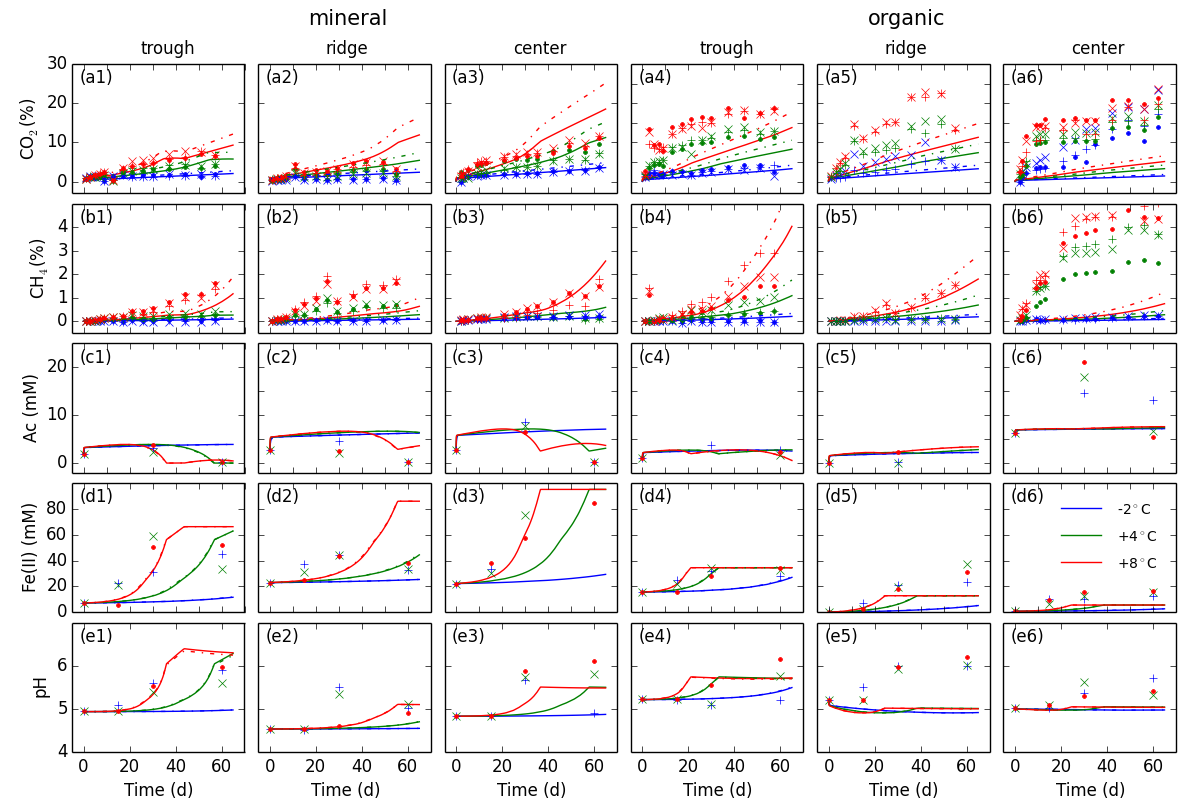

Write Python code to recreate this figure.
from pylab import *

center = loadtxt('../data/lcp_center.txt')
trough = loadtxt('../data/lcp_trough.txt')
ridge  = loadtxt('../data/lcp_ridge.txt')

co2  = np.loadtxt('../simulations/base/co2.txt', skiprows=2)
co4  = np.loadtxt('../simulations/base/co4.txt', skiprows=2)
co8  = np.loadtxt('../simulations/base/co8.txt', skiprows=2)
cm2  = np.loadtxt('../simulations/base/cm2.txt', skiprows=2)
cm4  = np.loadtxt('../simulations/base/cm4.txt', skiprows=2)
cm8  = np.loadtxt('../simulations/base/cm8.txt', skiprows=2)
ro2  = np.loadtxt('../simulations/base/ro2.txt', skiprows=2)
ro4  = np.loadtxt('../simulations/base/ro4.txt', skiprows=2)
ro8  = np.loadtxt('../simulations/base/ro8.txt', skiprows=2)
rm2  = np.loadtxt('../simulations/base/rm2.txt', skiprows=2)
rm4  = np.loadtxt('../simulations/base/rm4.txt', skiprows=2)
rm8  = np.loadtxt('../simulations/base/rm8.txt', skiprows=2)
to2  = np.loadtxt('../simulations/base/to2.txt', skiprows=2)
to4  = np.loadtxt('../simulations/base/to4.txt', skiprows=2)
to8  = np.loadtxt('../simulations/base/to8.txt', skiprows=2)
tm2  = np.loadtxt('../simulations/base/tm2.txt', skiprows=2)
tm4  = np.loadtxt('../simulations/base/tm4.txt', skiprows=2)
tm8  = np.loadtxt('../simulations/base/tm8.txt', skiprows=2)

coa  = np.loadtxt('../simulations/base1/co2.txt', skiprows=2)
cob  = np.loadtxt('../simulations/base1/co4.txt', skiprows=2)
coc  = np.loadtxt('../simulations/base1/co8.txt', skiprows=2)
cma  = np.loadtxt('../simulations/base1/cm2.txt', skiprows=2)
cmb  = np.loadtxt('../simulations/base1/cm4.txt', skiprows=2)
cmc  = np.loadtxt('../simulations/base1/cm8.txt', skiprows=2)
roa  = np.loadtxt('../simulations/base1/ro2.txt', skiprows=2)
rob  = np.loadtxt('../simulations/base1/ro4.txt', skiprows=2)
roc  = np.loadtxt('../simulations/base1/ro8.txt', skiprows=2)
rma  = np.loadtxt('../simulations/base1/rm2.txt', skiprows=2)
rmb  = np.loadtxt('../simulations/base1/rm4.txt', skiprows=2)
rmc  = np.loadtxt('../simulations/base1/rm8.txt', skiprows=2)
toa  = np.loadtxt('../simulations/base1/to2.txt', skiprows=2)
tob  = np.loadtxt('../simulations/base1/to4.txt', skiprows=2)
toc  = np.loadtxt('../simulations/base1/to8.txt', skiprows=2)
tma  = np.loadtxt('../simulations/base1/tm2.txt', skiprows=2)
tmb  = np.loadtxt('../simulations/base1/tm4.txt', skiprows=2)
tmc  = np.loadtxt('../simulations/base1/tm8.txt', skiprows=2)

lx = 0.05
ly = 0.85

fig = figure()
subplots_adjust(left=0.07, hspace=0.08, right=0.95, wspace=0.08)

index = 3
ax1=subplot(5, 6, 1);
ax1.plot(tm2[:, 0], tm2[:, index], 'b-', tm4[:, 0], tm4[:, index], 'g-', tm8[:, 0], tm8[:, index], 'r-', \
         trough[:, 0], trough[:, 10], 'b+', trough[:, 0], trough[:, 11], 'bx', trough[:, 0], trough[:, 12], 'b.', \
         trough[:, 0], trough[:, 13], 'g+', trough[:, 0], trough[:, 14], 'gx', trough[:, 0], trough[:, 15], 'g.', \
         trough[:, 0], trough[:, 16], 'r+', trough[:, 0], trough[:, 17], 'rx', trough[:, 0], trough[:, 18], 'r.')
ax1.plot(tma[:, 0], tma[:, index], 'b-.', tmb[:, 0], tmb[:, index], 'g-.', tmc[:, 0], tmc[:, index], 'r-.')
plt.xlim([-5, 70])
plt.ylim([-3, 30])
plt.ylabel('CO$_2$(%)')
plt.yticks([0, 10, 20, 30])
plt.setp(ax1.get_xticklabels(), visible=False)
plt.text(lx, ly, '(a1)', transform=ax1.transAxes)
plt.text(0.4, 1.08, 'trough', transform=ax1.transAxes)

ax2=subplot(5, 6, 2);
ax2.plot(rm2[:, 0], rm2[:, index], 'b-', rm4[:, 0], rm4[:, index], 'g-', rm8[:, 0], rm8[:, index], 'r-', \
         ridge[:, 0], ridge[:,  7], 'b+', ridge[:, 0], ridge[:,  8], 'bx', ridge[:, 0], ridge[:,  9], 'b.',\
         ridge[:, 0], ridge[:, 10], 'g+', ridge[:, 0], ridge[:, 11], 'gx', ridge[:, 0], ridge[:, 12], 'g.',\
         ridge[:, 0], ridge[:, 13], 'r+', ridge[:, 0], ridge[:, 14], 'rx', ridge[:, 0], ridge[:, 15], 'r.')
ax2.plot(rma[:, 0], rma[:, index], 'b-.', rmb[:, 0], rmb[:, index], 'g-.', rmc[:, 0], rmc[:, index], 'r-.')
plt.setp(ax2.get_xticklabels(), visible=False)
plt.setp(ax2.get_yticklabels(), visible=False)
plt.yticks([0, 10, 20, 30])
plt.xlim([-5, 70])
plt.ylim([-3, 30])
plt.text(lx, ly, '(a2)', transform=ax2.transAxes)
plt.text(0.4, 1.08, 'ridge', transform=ax2.transAxes)
plt.text(0.3, 1.30, 'mineral', transform=ax2.transAxes, fontsize=15)

ax3=subplot(5, 6, 3);
ax3.plot(cm2[:, 0], cm2[:, index], 'b-', cm4[:, 0], cm4[:, index], 'g-', cm8[:, 0], cm8[:, index], 'r-', \
         center[:, 0], center[:, 10], 'b+', center[:, 0], center[:, 11], 'bx', center[:, 0], center[:, 12], 'b.', \
         center[:, 0], center[:, 13], 'g+', center[:, 0], center[:, 14], 'gx', center[:, 0], center[:, 15], 'g.', \
         center[:, 0], center[:, 16], 'r+', center[:, 0], center[:, 17], 'rx', center[:, 0], center[:, 18], 'r.')
ax3.plot(cma[:, 0], cma[:, index], 'b-.', cmb[:, 0], cmb[:, index], 'g-.', cmc[:, 0], cmc[:, index], 'r-.')
plt.yticks([0, 10, 20, 30])
plt.xlim([-5, 70])
plt.ylim([-3, 30])
plt.text(lx, ly, '(a3)', transform=ax3.transAxes)
plt.setp(ax3.get_xticklabels(), visible=False)
plt.setp(ax3.get_yticklabels(), visible=False)
plt.text(0.4, 1.08, 'center', transform=ax3.transAxes)

ax4=subplot(5, 6, 4);
ax4.plot(to2[:, 0], to2[:, index], 'b-', to4[:, 0], to4[:, index], 'g-', to8[:, 0], to8[:, index], 'r-', \
         trough[:, 0], trough[:, 1], 'b+', trough[:, 0], trough[:, 2], 'bx', trough[:, 0], trough[:, 3], 'b.', \
         trough[:, 0], trough[:, 4], 'g+', trough[:, 0], trough[:, 5], 'gx', trough[:, 0], trough[:, 6], 'g.', \
         trough[:, 0], trough[:, 7], 'r+', trough[:, 0], trough[:, 8], 'rx', trough[:, 0], trough[:, 9], 'r.')
ax4.plot(toa[:, 0], toa[:, index], 'b-.', tob[:, 0], tob[:, index], 'g-.', toc[:, 0], toc[:, index], 'r-.')
plt.xlim([-5, 70])
plt.ylim([-3, 30])
plt.text(lx, ly, '(a4)', transform=ax4.transAxes)
plt.setp(ax4.get_xticklabels(), visible=False)
plt.setp(ax4.get_yticklabels(), visible=False)
plt.text(0.4, 1.08, 'trough', transform=ax4.transAxes)

ax5=subplot(5, 6, 5);
ax5.plot(ro2[:, 0], ro2[:, index], 'b-', ro4[:, 0], ro4[:, index], 'g-', ro8[:, 0], ro8[:, index], 'r-', \
         ridge[:, 0], ridge[:, 1], 'b+', ridge[:, 0], ridge[:, 2], 'bx', \
         ridge[:, 0], ridge[:, 5], 'r+', ridge[:, 0], ridge[:, 6], 'rx', \
         ridge[:, 0], ridge[:, 3], 'g+', ridge[:, 0], ridge[:, 4], 'gx')
ax5.plot(roa[:, 0], roa[:, index], 'b-.', rob[:, 0], rob[:, index], 'g-.', roc[:, 0], roc[:, index], 'r-.')
plt.xlim([-5, 70])
plt.ylim([-3, 30])
plt.text(lx, ly, '(a5)', transform=ax5.transAxes)
plt.setp(ax5.get_xticklabels(), visible=False)
plt.setp(ax5.get_yticklabels(), visible=False)
plt.text(0.4, 1.08, 'ridge', transform=ax5.transAxes)
plt.text(0.3, 1.30, 'organic', transform=ax5.transAxes, fontsize=15)

ax6=subplot(5, 6, 6);
ax6.plot(co2[:, 0], co2[:, index], 'b-', co4[:, 0], co4[:, index], 'g-', co8[:, 0], co8[:, index], 'r-', \
         center[:, 0], center[:, 1], 'b+', center[:, 0], center[:, 2], 'bx', center[:, 0], center[:, 3], 'b.', \
         center[:, 0], center[:, 4], 'g+', center[:, 0], center[:, 5], 'gx', center[:, 0], center[:, 6], 'g.', \
         center[:, 0], center[:, 7], 'r+', center[:, 0], center[:, 8], 'rx', center[:, 0], center[:, 9], 'r.')
ax6.plot(coa[:, 0], coa[:, index], 'b-.', cob[:, 0], cob[:, index], 'g-.', coc[:, 0], coc[:, index], 'r-.')
plt.xlim([-5, 70])
plt.ylim([-3, 30])
plt.text(lx, ly, '(a6)', transform=ax6.transAxes)
plt.setp(ax6.get_xticklabels(), visible=False)
plt.setp(ax6.get_yticklabels(), visible=False)
plt.text(0.4, 1.08, 'center', transform=ax6.transAxes)

index = 4
ax1=subplot(5, 6, 7);
ax1.plot(tm2[:, 0], tm2[:, 4], 'b-', tm4[:, 0], tm4[:, 4], 'g-', tm8[:, 0], tm8[:, 4], 'r-', \
         trough[:, 0], trough[:, 28], 'bx', trough[:, 0], trough[:, 29], 'b+', trough[:, 0], trough[:, 30], 'b.', \
         trough[:, 0], trough[:, 31], 'gx', trough[:, 0], trough[:, 32], 'g+', trough[:, 0], trough[:, 33], 'g.', \
         trough[:, 0], trough[:, 34], 'rx', trough[:, 0], trough[:, 35], 'r+', trough[:, 0], trough[:, 36], 'r.')
ax1.plot(tma[:, 0], tma[:, 4], 'b-.', tmb[:, 0], tmb[:, 4], 'g-.', tmc[:, 0], tmc[:, 4], 'r-.')
plt.xlim([-5, 70])
plt.ylim([-0.5, 5])
plt.yticks([0, 1, 2, 3 ,4])
plt.setp(ax1.get_xticklabels(), visible=False)
plt.text(lx, ly, '(b1)', transform=ax1.transAxes)
plt.ylabel('CH$_4$(%)')

ax2=subplot(5, 6, 8);
ax2.plot(rm2[:, 0], rm2[:, 4], 'b-', rm4[:, 0], rm4[:, 4], 'g-', rm8[:, 0], rm8[:, 4], 'r-', \
         ridge[:, 0], ridge[:, 22], 'bx', ridge[:, 0], ridge[:, 23], 'b+', ridge[:, 0], ridge[:, 24], 'b.',\
         ridge[:, 0], ridge[:, 25], 'gx', ridge[:, 0], ridge[:, 26], 'g+', ridge[:, 0], ridge[:, 27], 'g.',\
         ridge[:, 0], ridge[:, 28], 'rx', ridge[:, 0], ridge[:, 29], 'r+', ridge[:, 0], ridge[:, 30], 'r.')
ax2.plot(rma[:, 0], rma[:, index], 'b-.', rmb[:, 0], rmb[:, index], 'g-.', rmc[:, 0], rmc[:, index], 'r-.')
plt.setp(ax2.get_xticklabels(), visible=False)
plt.setp(ax2.get_yticklabels(), visible=False)
plt.xlim([-5, 70])
plt.ylim([-0.5, 5])
plt.text(lx, ly, '(b2)', transform=ax2.transAxes)

ax3=subplot(5, 6, 9);
ax3.plot(cm2[:, 0], cm2[:, 4], 'b-', cm4[:, 0], cm4[:, 4], 'g-', cm8[:, 0], cm8[:, 4], 'r-', \
         center[:, 0], center[:, 28], 'gx', center[:, 0], center[:, 29], 'g+', center[:, 0], center[:, 30], 'g.', \
         center[:, 0], center[:, 31], 'bx', center[:, 0], center[:, 32], 'b+', center[:, 0], center[:, 33], 'b.', \
         center[:, 0], center[:, 34], 'rx', center[:, 0], center[:, 35], 'r+', center[:, 0], center[:, 36], 'r.')
plt.xlim([-5, 70])
plt.ylim([-0.5, 5])
plt.text(lx, ly, '(b3)', transform=ax3.transAxes)
plt.setp(ax3.get_xticklabels(), visible=False)
plt.setp(ax3.get_yticklabels(), visible=False)

ax4=subplot(5, 6,10);
ax4.plot(to2[:, 0], to2[:, 4], 'b-', to4[:, 0], to4[:, 4], 'g-', to8[:, 0], to8[:, 4], 'r-', \
         trough[:, 0], trough[:, 19], 'bx', trough[:, 0], trough[:, 20], 'b+', trough[:, 0], trough[:, 21], 'b.', \
         trough[:, 0], trough[:, 22], 'gx', trough[:, 0], trough[:, 23], 'g+', trough[:, 0], trough[:, 24], 'g.', \
         trough[:, 0], trough[:, 25], 'rx', trough[:, 0], trough[:, 26], 'r+', trough[:, 0], trough[:, 27], 'r.')
ax4.plot(toa[:, 0], toa[:, index], 'b-.', tob[:, 0], tob[:, index], 'g-.', toc[:, 0], toc[:, index], 'r-.')
plt.xlim([-5, 70])
plt.ylim([-0.5, 5])
plt.text(lx, ly, '(b4)', transform=ax4.transAxes)
plt.setp(ax4.get_xticklabels(), visible=False)
plt.setp(ax4.get_yticklabels(), visible=False)

ax5=subplot(5, 6,11);
ax5.plot(ro2[:, 0], ro2[:, 4], 'b-', ro4[:, 0], ro4[:, 4], 'g-', ro8[:, 0], ro8[:, 4], 'r-', \
         ridge[:, 0], ridge[:, 20], 'rx', ridge[:, 0], ridge[:, 21], 'r+', \
         ridge[:, 0], ridge[:, 16], 'bx', ridge[:, 0], ridge[:, 17], 'b+', \
         ridge[:, 0], ridge[:, 18], 'gx', ridge[:, 0], ridge[:, 19], 'g+')
ax5.plot(roa[:, 0], roa[:, index], 'b-.', rob[:, 0], rob[:, index], 'g-.', roc[:, 0], roc[:, index], 'r-.')
plt.setp(ax5.get_xticklabels(), visible=False)
plt.setp(ax5.get_yticklabels(), visible=False)
plt.xlim([-5, 70])
plt.ylim([-0.5, 5])
plt.text(lx, ly, '(b5)', transform=ax5.transAxes)

ax6=subplot(5, 6, 12);
ax6.plot(co2[:, 0], co2[:, 4], 'b-', co4[:, 0], co4[:, 4], 'g-', co8[:, 0], co8[:, 4], 'r-', \
         center[:, 0], center[:, 19], 'bx', center[:, 0], center[:, 20], 'b+', center[:, 0], center[:, 21], 'b.', \
         center[:, 0], center[:, 22], 'gx', center[:, 0], center[:, 23], 'g+', center[:, 0], center[:, 24], 'g.', \
         center[:, 0], center[:, 25], 'rx', center[:, 0], center[:, 26], 'r+', center[:, 0], center[:, 27], 'r.')
ax6.plot(coa[:, 0], coa[:, index], 'b-.', cob[:, 0], cob[:, index], 'g-.', coc[:, 0], coc[:, index], 'r-.')
plt.setp(ax6.get_xticklabels(), visible=False)
plt.setp(ax6.get_yticklabels(), visible=False)
plt.xlim([-5, 70])
plt.ylim([-0.5, 5])
plt.text(lx, ly, '(b6)', transform=ax6.transAxes)

index=9
ax1=subplot(5, 6, 13);
ot3 = [0, 30, 60];
ac2tm = [1.84,  3.08,  0.27]
ac4tm = [1.84,  2.30,  0.22]
ac8tm = [1.84,  3.81,  0.27]
ax1.plot(tm2[:, 0], tm2[:, index], 'b-', tm4[:, 0], tm4[:, index], 'g-', tm8[:, 0], tm8[:, index], 'r-', \
         ot3, ac2tm, 'b+', ot3, ac4tm, 'gx', ot3, ac8tm, 'r.')
ax1.plot(tma[:, 0], tma[:, index], 'b-.', tmb[:, 0], tmb[:, index], 'g-.', tmc[:, 0], tmc[:, index], 'r-.')
plt.xlim([-5, 70])
plt.ylim([-2, 25])
plt.yticks([0, 10,  20])
plt.setp(ax1.get_xticklabels(), visible=False)
plt.text(lx, ly, '(c1)', transform=ax1.transAxes)
plt.ylabel('Ac (mM)')

ax2=subplot(5, 6, 14);
ac2rm = [2.67,  4.70,  0.29]
ac4rm = [2.67,  2.07,  0.29]
ac8rm = [2.67,  2.45,  0.29]
ax2.plot(rm2[:, 0], rm2[:, index], 'b-', rm4[:, 0], rm4[:, index], 'g-', rm8[:, 0], rm8[:, index], 'r-', \
         ot3, ac2rm, 'b+', ot3, ac4rm, 'gx', ot3, ac8rm, 'r.')
ax2.plot(rma[:, 0], rma[:, index], 'b-.', rmb[:, 0], rmb[:, index], 'g-.', rmc[:, 0], rmc[:, index], 'r-.')
plt.xlim([-5, 70])
plt.ylim([-2, 25])
plt.text(lx, ly, '(c2)', transform=ax2.transAxes)
plt.setp(ax2.get_xticklabels(), visible=False)
plt.setp(ax2.get_yticklabels(), visible=False)

ax3=subplot(5, 6,15);
ac2cm = [2.80,  8.50,  0.28]
ac4cm = [2.80,  7.66,  0.32]
ac8cm = [2.80,  6.42,  0.33]
ax3.plot(cm2[:, 0], cm2[:, index], 'b-', cm4[:, 0], cm4[:, index], 'g-', cm8[:, 0], cm8[:, index], 'r-', \
         ot3, ac2cm, 'b+', ot3, ac4cm, 'gx', ot3, ac8cm, 'r.')
plt.xlim([-5, 70])
plt.ylim([-2, 25])
plt.text(lx, ly, '(c3)', transform=ax3.transAxes)
plt.setp(ax3.get_xticklabels(), visible=False)
plt.setp(ax3.get_yticklabels(), visible=False)

ax4=subplot(5, 6, 16);
ot3 = [0, 30, 60];
ac2to = [1.03,  3.83,  2.79]
ac4to = [1.03, 93.58,  1.60]
ac8to = [1.03,120.80,  2.30]
ax4.plot(to2[:, 0], to2[:, index], 'b-', to4[:, 0], to4[:, index], 'g-', to8[:, 0], to8[:, index], 'r-', \
         ot3, ac2to, 'b+', ot3, ac4to, 'gx', ot3, ac8to, 'r.')
ax4.plot(toa[:, 0], toa[:, index], 'b-.', tob[:, 0], tob[:, index], 'g-.', toc[:, 0], toc[:, index], 'r-.')
plt.xlim([-5, 70])
plt.ylim([-2, 25])
plt.text(lx, ly, '(c4)', transform=ax4.transAxes)
plt.setp(ax4.get_xticklabels(), visible=False)
plt.setp(ax4.get_yticklabels(), visible=False)

ax5=subplot(5, 6, 17);
ot2 = [0, 30];
ac2ro = [0.057, 0.24]
ac4ro = [0.057, 0.05]
ac8ro = [0.057, 2.24]
ax5.plot(ro2[:, 0], ro2[:, index], 'b-', ro4[:, 0], ro4[:, index], 'g-', ro8[:, 0], ro8[:, index], 'r-', \
         ot2, ac2ro, 'b+', ot2, ac4ro, 'gx', ot2, ac8ro, 'r.')
ax5.plot(roa[:, 0], roa[:, index], 'b-.', rob[:, 0], rob[:, index], 'g-.', roc[:, 0], roc[:, index], 'r-.')
plt.setp(ax5.get_xticklabels(), visible=False)
plt.setp(ax5.get_yticklabels(), visible=False)
plt.xlim([-5, 70])
plt.ylim([-2, 25])
plt.text(lx, ly, '(c5)', transform=ax5.transAxes)

ax6=subplot(5, 6, 18);
ac2co = [6.37, 14.71, 13.08]
ac4co = [6.37, 17.93,  6.67]
ac8co = [6.37, 21.19,  5.35]
ax6.plot(co2[:, 0], co2[:, index], 'b-', co4[:, 0], co4[:, index], 'g-', co8[:, 0], co8[:, index], 'r-', \
         ot3, ac2co, 'b+', ot3, ac4co, 'gx', ot3, ac8co, 'r.')
ax6.plot(coa[:, 0], coa[:, index], 'b-.', cob[:, 0], cob[:, index], 'g-.', coc[:, 0], coc[:, index], 'r-.')
plt.xlim([-5, 70])
plt.ylim([-2, 25])
plt.text(lx, ly, '(c6)', transform=ax6.transAxes)
plt.setp(ax6.get_xticklabels(), visible=False)
plt.setp(ax6.get_yticklabels(), visible=False)

index = 13
ax1=subplot(5, 6, 19);
ot1 = [0, 15, 30, 60];
fe2tm = [ 7.18,23.040,  30.89,  44.81]
fe4tm = [ 7.18,21.140,  59.23,  33.80]
fe8tm = [ 7.18, 5.700,  50.89,  52.41]
ax1.plot(tm2[:, 0], tm2[:, index], 'b-', tm4[:, 0], tm4[:, index], 'g-', tm8[:, 0], tm8[:, index], 'r-', \
         ot1, fe2tm, 'b+', ot1, fe4tm, 'gx', ot1, fe8tm, 'r.')
ax1.plot(tma[:, 0], tma[:, index], 'b-.', tmb[:, 0], tmb[:, index], 'g-.', tmc[:, 0], tmc[:, index], 'r-.')
plt.xlim([-5, 70])
plt.ylim([0, 100])
plt.yticks([0, 20, 40, 60, 80])
plt.ylabel('Fe(II) (mM)')
plt.text(lx, ly, '(d1)', transform=ax1.transAxes)
plt.setp(ax1.get_xticklabels(), visible=False)

ax2=subplot(5, 6, 20);
fe2rm = [22.97,37.570,  44.19,  32.57]
fe4rm = [22.97,30.810,  44.05,  33.51]
fe8rm = [22.97,24.870,  43.78,  38.24]
ax2.plot(rm2[:, 0], rm2[:, index], 'b-', rm4[:, 0], rm4[:, index], 'g-', rm8[:, 0], rm8[:, index], 'r-', \
         ot1, fe2rm, 'b+', ot1, fe4rm, 'gx', ot1, fe8rm, 'r.')
ax2.plot(rma[:, 0], rma[:, index], 'b-.', rmb[:, 0], rmb[:, index], 'g-.', rmc[:, 0], rmc[:, index], 'r-.')
plt.setp(ax2.get_xticklabels(), visible=False)
plt.setp(ax2.get_yticklabels(), visible=False)
plt.xlim([-5, 70])
plt.ylim([0, 100])
plt.text(lx, ly, '(d2)', transform=ax2.transAxes)

ax3=subplot(5, 6, 21);
fe2cm = [22.23,33.440, 109.22, 290.47]
fe4cm = [22.23,30.630,  75.63, 309.84]
fe8cm = [22.23,38.440,  57.34,  84.38]
ax3.plot(cm2[:, 0], cm2[:, index], 'b-', cm4[:, 0], cm4[:, index], 'g-', cm8[:, 0], cm8[:, index], 'r-', \
         ot1, fe2cm, 'b+', ot1, fe4cm, 'gx', ot1, fe8cm, 'r.')
plt.xlim([-5, 70])
plt.ylim([0, 100])
plt.text(lx, ly, '(d3)', transform=ax3.transAxes)
plt.setp(ax3.get_xticklabels(), visible=False)
plt.setp(ax3.get_yticklabels(), visible=False)

ax4=subplot(5, 6, 22);
fe2to = [15.67,25.36 , 32.26 , 27.82 ]
fe4to = [15.67,21.82 , 34.03 , 33.07 ]
fe8to = [15.67,16.05 , 28.07 , 34.15 ]
ax4.plot(to2[:, 0], to2[:, index], 'b-', to4[:, 0], to4[:, index], 'g-', to8[:, 0], to8[:, index], 'r-', \
         ot1, fe2to, 'b+', ot1, fe4to, 'gx', ot1, fe8to, 'r.')
ax4.plot(toa[:, 0], toa[:, index], 'b-.', tob[:, 0], tob[:, index], 'g-.', toc[:, 0], toc[:, index], 'r-.')
plt.xlim([-5, 70])
plt.ylim([0, 100])
plt.text(lx, ly, '(d4)', transform=ax4.transAxes)
plt.setp(ax4.get_xticklabels(), visible=False)
plt.setp(ax4.get_yticklabels(), visible=False)

ax5=subplot(5, 6, 23);
fe2ro = [0.102, 7.30, 20.85, 23.76]
fe4ro = [0.102, 2.62, 19.51, 37.49]
fe8ro = [0.102, 2.34, 17.90, 31.31]
ax5.plot(ro2[:, 0], ro2[:, index], 'b-', ro4[:, 0], ro4[:, index], 'g-', ro8[:, 0], ro8[:, index], 'r-', \
         ot1, fe2ro, 'b+', ot1, fe4ro, 'gx', ot1, fe8ro, 'r.')
ax5.plot(roa[:, 0], roa[:, index], 'b-.', rob[:, 0], rob[:, index], 'g-.', roc[:, 0], roc[:, index], 'r-.')
plt.xlim([-5, 70])
plt.ylim([0, 100])
plt.text(lx, ly, '(d5)', transform=ax5.transAxes)
plt.setp(ax5.get_xticklabels(), visible=False)
plt.setp(ax5.get_yticklabels(), visible=False)

ax6=subplot(5, 6, 24);
fe2co = [0.789,10.541, 10.198, 12.734]
fe4co = [0.789, 6.601, 12.568, 15.624]
fe8co = [0.789, 9.283, 16.091, 16.601]
ax6.plot(co2[:, 0], co2[:, index], 'b-', co4[:, 0], co4[:, index], 'g-', co8[:, 0], co8[:, index], 'r-', \
         ot1, fe2co, 'b+', ot1, fe4co, 'gx', ot1, fe8co, 'r.')
ax6.plot(coa[:, 0], coa[:, index], 'b-.', cob[:, 0], cob[:, index], 'g-.', coc[:, 0], coc[:, index], 'r-.')
plt.xlim([-5, 70])
plt.ylim([0, 100])
plt.setp(ax6.get_xticklabels(), visible=False)
plt.setp(ax6.get_yticklabels(), visible=False)
plt.text(lx, ly, '(d6)', transform=ax6.transAxes)
lgd = plt.legend(('-2$^\circ$C', '+4$^\circ$C', '+8$^\circ$C'),loc=1,numpoints=1)
lgd.draw_frame(False)
txt = lgd.get_texts()
plt.setp(txt, fontsize='small') 

index = 1
ymax = 7 
ax1=subplot(5, 6, 25);
ot1 = [0, 15, 30, 60];
ph2tm = [4.95, 5.10, 5.61, 5.90]
ph4tm = [4.95, 4.95, 5.39, 5.61]
ph8tm = [4.95, 4.95, 5.53, 5.98]
ax1.plot(tm2[:, 0], tm2[:, index], 'b-', tm4[:, 0], tm4[:, index], 'g-', tm8[:, 0], tm8[:, index], 'r-', \
         ot1, ph2tm, 'b+', ot1, ph4tm, 'gx', ot1, ph8tm, 'r.')
ax1.plot(tma[:, 0], tma[:, index], 'b-.', tmb[:, 0], tmb[:, index], 'g-.', tmc[:, 0], tmc[:, index], 'r-.')
plt.xlim([-5, 70])
plt.ylim([4, ymax])
plt.xticks([0, 20, 40, 60])
plt.yticks([4, 5, 6])
plt.ylabel('pH')
plt.text(lx, ly, '(e1)', transform=ax1.transAxes)
plt.xlabel('Time (d)')

ax2=subplot(5, 6, 26);
ph2rm = [4.54, 4.50, 5.50, 5.03]
ph4rm = [4.54, 4.54, 5.34, 5.12]
ph8rm = [4.54, 4.54, 4.60, 4.90]
ax2.plot(rm2[:, 0], rm2[:, index], 'b-', rm4[:, 0], rm4[:, index], 'g-', rm8[:, 0], rm8[:, index], 'r-', \
         ot1, ph2rm, 'b+', ot1, ph4rm, 'gx', ot1, ph8rm, 'r.')
ax2.plot(rma[:, 0], rma[:, index], 'b-.', rmb[:, 0], rmb[:, index], 'g-.', rmc[:, 0], rmc[:, index], 'r-.')
plt.setp(ax2.get_yticklabels(), visible=False)
plt.xlim([-5, 70])
plt.ylim([4, ymax])
plt.xticks([0, 20, 40, 60])
plt.yticks([4, 5, 6, 7])
plt.text(lx, ly, '(e2)', transform=ax2.transAxes)
plt.xlabel('Time (d)')

ax3=subplot(5, 6, 27);
ph2cm = [4.84, 4.83, 5.67, 4.90]
ph4cm = [4.84, 4.83, 5.74, 5.81]
ph8cm = [4.84, 4.83, 5.89, 6.10]
ax3.plot(cm2[:, 0], cm2[:, index], 'b-', cm4[:, 0], cm4[:, index], 'g-', cm8[:, 0], cm8[:, index], 'r-', \
         ot1, ph2cm, 'b+', ot1, ph4cm, 'gx', ot1, ph8cm, 'r.')
plt.setp(ax3.get_yticklabels(), visible=False)
plt.xlim([-5, 70])
plt.ylim([4, ymax])
plt.xticks([0, 20, 40, 60])
plt.yticks([4, 5, 6, 7])
plt.text(lx, ly, '(e3)', transform=ax3.transAxes)
plt.xlabel('Time (d)')

ax4=subplot(5, 6, 28);
ph2to = [5.23, 5.20, 5.10, 5.20]
ph4to = [5.23, 5.23, 5.11, 5.76]
ph8to = [5.23, 5.23, 5.55, 6.15]
ax4.plot(to2[:, 0], to2[:, index], 'b-', to4[:, 0], to4[:, index], 'g-', to8[:, 0], to8[:, index], 'r-', \
         ot1, ph2to, 'b+', ot1, ph4to, 'gx', ot1, ph8to, 'r.')
ax4.plot(toa[:, 0], toa[:, index], 'b-.', tob[:, 0], tob[:, index], 'g-.', toc[:, 0], toc[:, index], 'r-.')
plt.xlim([-5, 70])
plt.ylim([4, ymax])
plt.xticks([0, 20, 40, 60])
plt.yticks([4, 5, 6, 7])
plt.text(lx, ly, '(e4)', transform=ax4.transAxes)
plt.setp(ax4.get_yticklabels(), visible=False)
plt.xlabel('Time (d)')

ax5=subplot(5, 6, 29);
ph2ro = [5.21, 5.50, 6.00, 6.00]
ph4ro = [5.21, 5.21, 5.92, 6.02]
ph8ro = [5.21, 5.21, 5.98, 6.21]
ax5.plot(ro2[:, 0], ro2[:, index], 'b-', ro4[:, 0], ro4[:, index], 'g-', ro8[:, 0], ro8[:, index], 'r-', \
         ot1, ph2ro, 'b+', ot1, ph4ro, 'gx', ot1, ph8ro, 'r.')
ax5.plot(roa[:, 0], roa[:, index], 'b-.', rob[:, 0], rob[:, index], 'g-.', roc[:, 0], roc[:, index], 'r-.')
plt.xlim([-5, 70])
plt.ylim([4, ymax])
plt.xticks([0, 20, 40, 60])
plt.yticks([4, 5, 6, 7])
plt.text(lx, ly, '(e5)', transform=ax5.transAxes)
plt.setp(ax5.get_yticklabels(), visible=False)
plt.xlabel('Time (d)')

ax6=subplot(5, 6, 30);
ph2co = [5.02, 5.02, 5.38, 5.71]
ph4co = [5.02, 5.09, 5.62, 5.32]
ph8co = [5.02, 5.09, 5.31, 5.42]
ax6.plot(co2[:, 0], co2[:, index], 'b-', co4[:, 0], co4[:, index], 'g-', co8[:, 0], co8[:, index], 'r-', \
         ot1, ph2co, 'b+', ot1, ph4co, 'gx', ot1, ph8co, 'r.')
ax6.plot(coa[:, 0], coa[:, index], 'b-.', cob[:, 0], cob[:, index], 'g-.', coc[:, 0], coc[:, index], 'r-.')
plt.xlim([-5, 70])
plt.ylim([4, ymax])
plt.xticks([0, 20, 40, 60])
plt.yticks([4, 5, 6, 7])
plt.text(lx, ly, '(e6)', transform=ax6.transAxes)
plt.setp(ax6.get_yticklabels(), visible=False)
plt.xlabel('Time (d)')

plt.subplots_adjust(left=0.06, right=0.98, top=0.92, bottom=0.06)

fig = matplotlib.pyplot.gcf()
fig.set_size_inches(12, 8)
savefig('model11.png')
#show()
